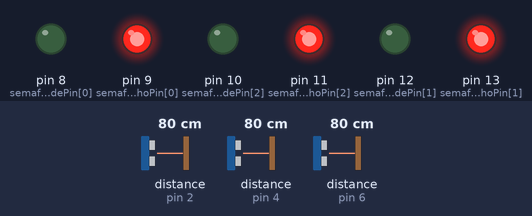
The sketch below on a simulated Arduino Uno, built with avr-gcc and run on an emulated ATmega328P. Parts: output pins drawn as LEDs (lit = HIGH). Wiring (inferred from the names in the program): 3 × ultrasonic range finder: trigger pin 3, echo pin 2 / trigger pin 5, echo pin 4 / trigger pin 7, echo pin 6. The inputs (shaded band) are chosen by the test bench; at power-on: distance to the obstacle (sensors on pin 2, pin 4, pin 6) 80 cm. The echo pulse lasts 58.3 µs per cm; pins used as bus, display or sensor lines are not drawn.

Above: at 1.2 s.
1.3 s: distance to the obstacle (sensor on pin 2) set to 21 cm
2.8 s: distance to the obstacle (sensor on pin 2) set to 17 cm
4.3 s: distance to the obstacle (sensor on pin 2) set to 35 cm
5.8 s: distance to the obstacle (sensor on pin 4) set to 2 cm
At 7.5 s:
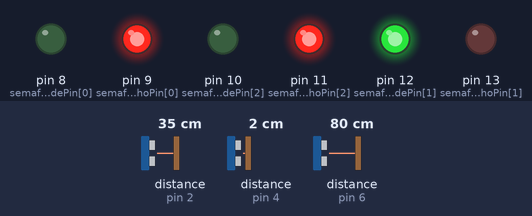
7.8 s: distance to the obstacle (sensor on pin 4) set to 18 cm
9.5 s: distance to the obstacle (sensor on pin 4) set to 23 cm
At 11.0 s:
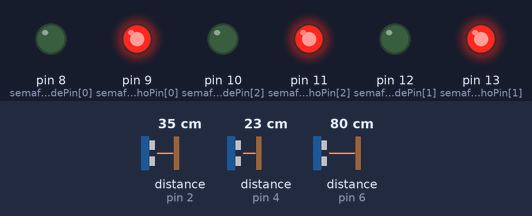
Timing chart, 0 to 12.5 s (numbered marks = the images above; inputs shaded):
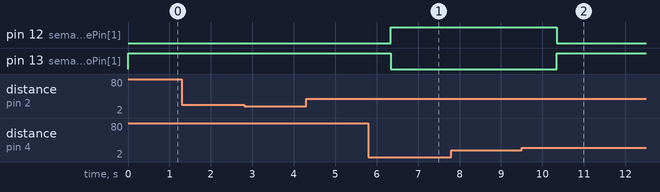

Measured:
- the behaviour switches between 20 and 21 cm on distance to the obstacle (sensor on pin 4) (found by bisection; images 1 and 2)
- after the input at 2.8 s, every drawn part: stays the same
- after the input at 4.3 s, every drawn part: stays the same
- after the input at 5.8 s, pin 12 (semaforoVerdePin[1]): LOW → HIGH after 0.54 s; pin 13 (semaforoVermelhoPin[1]): HIGH → LOW after 0.54 s
- after the input at 7.8 s, every drawn part: stays the same
- after the input at 9.5 s, pin 12 (semaforoVerdePin[1]): HIGH → LOW after 0.84 s; pin 13 (semaforoVermelhoPin[1]): LOW → HIGH after 0.84 s

The sketch:

spectacular_gaaris_gogo1.ino
```cpp
const int sonarTrigPin[] = {3, 5, 7};
const int sonarEchoPin[] = {2, 4, 6};
const int semaforoVerdePin[] = {8, 12, 10};
const int semaforoVermelhoPin[] = {9, 13, 11};
int distMin = 20;
int tempoSemaforo = 10;
void setup()
{
  //Ativar os pinos do arduíno
  for (int i = 0; i < 3; i++) {
    pinMode(semaforoVerdePin[i], OUTPUT);
    pinMode(semaforoVermelhoPin[i], OUTPUT);
    digitalWrite(semaforoVermelhoPin[i], HIGH);
  }
  //Ativar os pinos do sensor
  for (int i = 0; i < 3; i++) {
    pinMode(sonarTrigPin[i], OUTPUT);
    pinMode(sonarEchoPin[i], INPUT);
  }
}

void triggerSensor(int trigPin)
{
  //Ativar o sensor
  digitalWrite(trigPin, HIGH);
  digitalWrite(trigPin, LOW);
}
int verificadorSensor(){ //verifica se há carro em algum outro sinal
  int cont = 0; // inicializa contador
  for (int i = 0; i < 3; i++) {
    triggerSensor(sonarTrigPin[i]); //Utiliza a função para ativar o sensor
    int distancia = 0.01723 * pulseIn(sonarEchoPin[i], HIGH); //determina a distancia entre o carro e o sensor
    if (distancia <= distMin) {  //condicional para adicionar o semáforo na lista
      cont += 1;// adiciona +1 ao contador se a distancia for menor do que 100
    }
  }
  return cont;
}
//funcionamento do semáforo
void acenderSinal(int semaforoVerde, int semaforoVermelho, int trigPin, int echoPin)
{
  digitalWrite(semaforoVermelho, LOW);
  int cont = 0; // inicializa outro contado
  int verif = 1; //ativa o sensor
  triggerSensor(trigPin);
  //looping do semáforo
  while (verif == 1 && 0.01723 * pulseIn(echoPin, HIGH) <= distMin){
    digitalWrite(semaforoVerde, HIGH);
    delay(1000);
	cont += 1;
    triggerSensor(trigPin); //Utiliza a função para ativar o sensor
    if (cont == tempoSemaforo){
    	verif = verificadorSensor(); // utiliza o verificador a cada 10 segundos para ver se há algum carro
    }
  }
  digitalWrite(semaforoVerde, LOW); // apaga sinal verde
  digitalWrite(semaforoVermelho, HIGH); // acende sinal vermelho
  delay(5000);
}

void loop()
  //looping principal
{
  int dadosSemaforo[] = {-1, -1, -1}; //Lista para armazenar os dados dos semáforos que serão utilizados
  //Estrutura de repetição para verificar a distancia entre o carro e o sensor
  for (int i = 0; i < 3; i++) {
    triggerSensor(sonarTrigPin[i]); //Utiliza a função para ativar o sensor
    int distancia = 0.01723 * pulseIn(sonarEchoPin[i], HIGH); //determina a distancia entre o carro e o sensor
    if (distancia <= distMin) {  //condicional para adicionar o semáforo na lista
      dadosSemaforo[i] = semaforoVerdePin[i]; //Adicionando led verde na lista
    }
  }

  for (int i = 0; i < 3; i++) { // estrutura de repetição para percorrer a lista
    if (dadosSemaforo[i] > -1) { //Condicional para os dados do semáforo ser processados
      acenderSinal(dadosSemaforo[i], dadosSemaforo[i]+1, sonarTrigPin[i], sonarEchoPin[i]);//Função para processamento do semáforo
    }
  }
}
```
